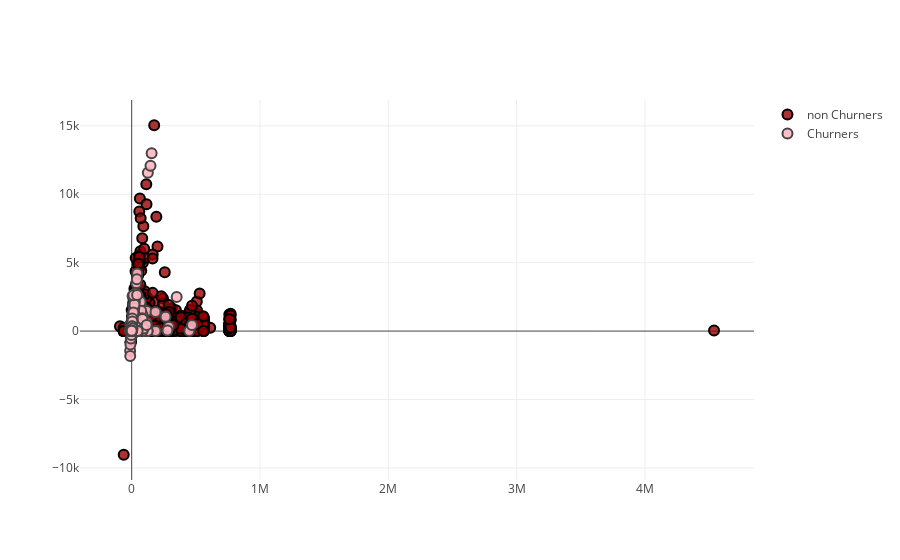

Notebook code cell kept with this figure:
### Code cell
trace0 = go.Scatter(
    x=merged[merged.churn == 0].cons_last_month,
    y=merged[merged.churn == 0].imp_cons,
    mode ='markers',
    name= 'non Churners',
    marker = dict(
        size = 10,
        color = 'rgba(152, 0, 0, .8)',
        line = dict(
            width = 2,
            color = 'rgb(0, 0, 0)'
        )
    )
)


trace1 = go.Scatter(
    x=merged[merged.churn == 1].cons_last_month,
    y=merged[merged.churn == 1].imp_cons,
    mode ='markers',
    name= 'Churners',
    marker = dict(
        size = 10,
        color = 'rgba(255, 182, 193, .9)',
        line = dict(
            width = 2,
        )
    )
)

data = [trace0, trace1]

plotly.offline.iplot(data)

### Figure 1 — Plotly figure (JSON) as saved in the notebook; plotly's stock layout.template omitted (floating-point values rounded to 4 significant figures; data arrays with more than 128 entries replaced by an {"elided": "..."} marker saying what was removed)
{"data": [{"marker": {"color": "rgba(152, 0, 0, .8)", "line": {"color": "rgb(0, 0, 0)", "width": 2}, "size": 10}, "mode": "markers", "name": "non Churners", "type": "scatter", "x": {"elided": "14501 int values"}, "y": {"elided": "14501 float values"}}, {"marker": {"color": "rgba(255, 182, 193, .9)", "line": {"width": 2}, "size": 10}, "mode": "markers", "name": "Churners", "type": "scatter", "x": {"elided": "1595 int values"}, "y": {"elided": "1595 float values"}}], "layout": {}}
